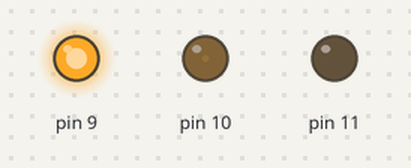
The sketch below on a simulated Arduino Uno, built with avr-gcc and run on an emulated ATmega328P. Shown: output pins drawn as LEDs (lit = HIGH).

Above: at 0.05 s.
At 0.9 s:
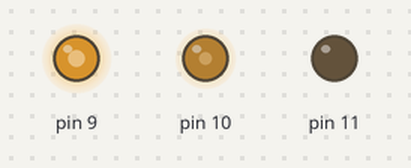
At 1.8 s:
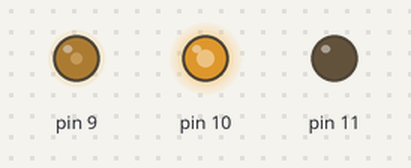
At 3.55 s:
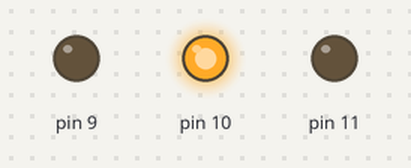
Timing chart, 0 to 8.2 s (numbered marks = the images above):
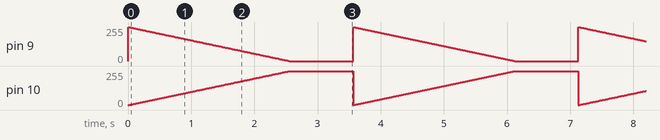

Measured:
- by itself, pin 9: ramps from 255/255 to 0/255 and jumps back, once every 3.6 s
- by itself, pin 10: ramps from 0/255 to 255/255 and jumps back, once every 3.6 s

The sketch:

tira_leds.ino
```cpp
void setup() {
  // put your setup code here, to run once:

// Pordefauld estan configurados como salidas se puede o no poner
  pinMode(9,OUTPUT);
  pinMode(10,OUTPUT);
  pinMode(11,OUTPUT);

}

void loop() {
  // Ejemplo 1
  /* digitalWrite(9, HIGH);
   delay(500);
   digitalWrite(9,LOW);
   delay(500);

   digitalWrite(10, HIGH);
   delay(500);
   digitalWrite(10,LOW);
   delay(500);

   digitalWrite(11, HIGH);
   delay(500);
   digitalWrite(11,LOW);
   delay(500);*/
// Ejemplo 2
// Funcion analogWrite nos permite controlar la intensidad
//de un led o la velocidad de un motor unicamente los pines marcados con guin y la intensidad va de
//0 a 255 de intensidad y tiene dos argumentos uno es el numero de pines y luego
//va el valor de 0 a 255

for(int i=0;i<=255;i++)
{
  analogWrite(10,i);
  analogWrite(9,255-i);
  delay(10);
}

delay(1000);


}
```
